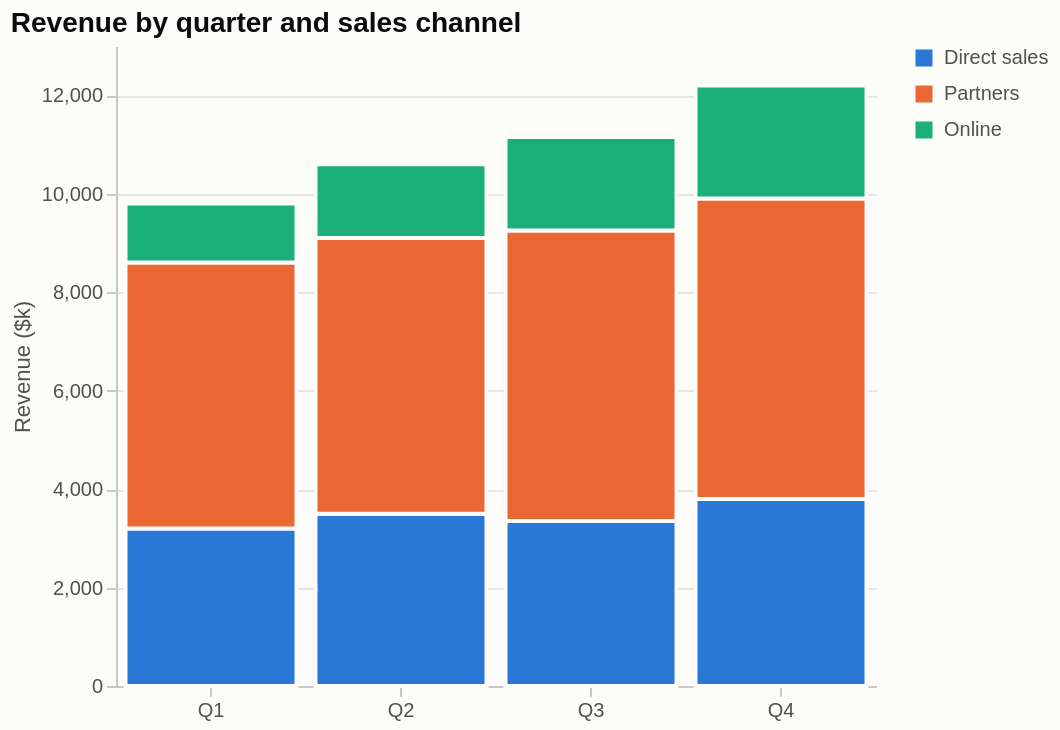

The code cell stored with this chart in its notebook:
### Markdown cell above
### altair

### Code cell
import altair as alt
long = df.rename_axis("quarter").reset_index().melt(id_vars="quarter", var_name="channel", value_name="revenue")
chart = alt.Chart(long).mark_bar(stroke="#fcfcfb", strokeWidth=2).encode(
    x=alt.X("quarter:N", title=None, axis=alt.Axis(labelAngle=0)),
    y=alt.Y("revenue:Q", title="Revenue ($k)"),
    color=alt.Color("channel:N", sort=list(df.columns), title=None),
    order=alt.Order("stack:Q"), tooltip=["quarter", "channel", "revenue"],
).transform_calculate(stack=f"indexof({list(df.columns)}, datum.channel)"
).properties(title="Revenue by quarter and sales channel", width=380, height=320)
chart

### Figure 1 — Vega-Lite specification as saved in the notebook (floating-point values rounded to 4 significant figures)
{"config": {"background": "#fcfcfb", "view": {"stroke": null}, "range": {"category": ["#2a78d6", "#eb6834", "#1baf7a", "#eda100", "#e87ba4", "#008300", "#6250d6", "#e34948"]}, "font": "Helvetica, Arial, sans-serif", "title": {"anchor": "start", "fontSize": 14, "color": "#0b0b0b"}, "axis": {"gridColor": "#e6e5e1", "domainColor": "#c9c8c3", "tickColor": "#c9c8c3", "labelColor": "#52514e", "titleColor": "#52514e", "titleFontWeight": "normal"}, "legend": {"labelColor": "#52514e", "titleColor": "#52514e"}}, "data": {"name": "data-0a2ed29954956e046754ce8b832f9dc6"}, "mark": {"type": "bar", "stroke": "#fcfcfb", "strokeWidth": 2}, "encoding": {"color": {"field": "channel", "sort": ["Direct sales", "Partners", "Online"], "title": null, "type": "nominal"}, "order": {"field": "stack", "type": "quantitative"}, "tooltip": [{"field": "quarter", "type": "nominal"}, {"field": "channel", "type": "nominal"}, {"field": "revenue", "type": "quantitative"}], "x": {"axis": {"labelAngle": 0}, "field": "quarter", "title": null, "type": "nominal"}, "y": {"field": "revenue", "title": "Revenue ($k)", "type": "quantitative"}}, "height": 320, "title": "Revenue by quarter and sales channel", "transform": [{"calculate": "indexof(['Direct sales', 'Partners', 'Online'], datum.channel)", "as": "stack"}], "width": 380, "$schema": "https://vega.github.io/schema/vega-lite/v6.4.1.json", "datasets": {"data-0a2ed29954956e046754ce8b832f9dc6": [{"quarter": "Q1", "channel": "Direct sales", "revenue": 3200}, {"quarter": "Q2", "channel": "Direct sales", "revenue": 3500}, {"quarter": "Q3", "channel": "Direct sales", "revenue": 3350}, {"quarter": "Q4", "channel": "Direct sales", "revenue": 3800}, {"quarter": "Q1", "channel": "Partners", "revenue": 5400}, {"quarter": "Q2", "channel": "Partners", "revenue": 5600}, {"quarter": "Q3", "channel": "Partners", "revenue": 5900}, {"quarter": "Q4", "channel": "Partners", "revenue": 6100}, {"quarter": "Q1", "channel": "Online", "revenue": 1200}, {"quarter": "Q2", "channel": "Online", "revenue": 1500}, {"quarter": "Q3", "channel": "Online", "revenue": 1900}, {"quarter": "Q4", "channel": "Online", "revenue": 2300}]}}
